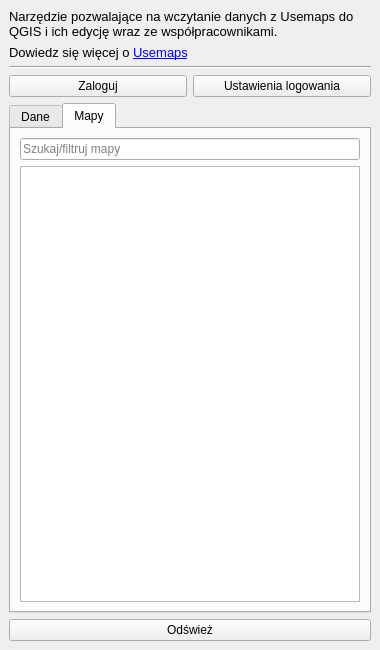
<?xml version="1.0" encoding="UTF-8"?>
<ui version="4.0">
 <class>UsemapsDockWidget</class>
 <widget class="QDockWidget" name="UsemapsDockWidget">
  <property name="geometry">
   <rect>
    <x>0</x>
    <y>0</y>
    <width>380</width>
    <height>650</height>
   </rect>
  </property>
  <property name="windowTitle">
   <string>Usemaps - platforma do współpracy na mapach</string>
  </property>
  <widget class="QWidget" name="dockWidgetContents">
   <layout class="QVBoxLayout" name="verticalLayout">
    <item>
     <widget class="QLabel" name="infoLabel">
      <property name="text">
       <string>&lt;html&gt;&lt;head/&gt;&lt;body&gt;&lt;p&gt;&lt;span style=&quot; font-size:10pt;&quot;&gt;Narzędzie pozwalające na wczytanie danych z Usemaps do QGIS i ich edycję wraz ze współpracownikami.&lt;/span&gt;&lt;/p&gt;&lt;/body&gt;&lt;/html&gt;</string>
      </property>
      <property name="wordWrap">
       <bool>true</bool>
      </property>
     </widget>
    </item>
    <item>
     <widget class="QLabel" name="moreinfoLabel">
      <property name="font">
       <font>
        <pointsize>8</pointsize>
        <weight>50</weight>
        <italic>false</italic>
        <bold>false</bold>
        <kerning>true</kerning>
       </font>
      </property>
      <property name="text">
       <string>&lt;html&gt;&lt;head/&gt;&lt;body&gt;&lt;p&gt;&lt;span style=&quot; font-size:10pt;&quot;&gt;Dowiedz się więcej o &lt;/span&gt;&lt;a href=&quot;https://usemaps.com/&quot;&gt;&lt;span style=&quot; font-size:10pt; text-decoration: underline; color:#0000ff;&quot;&gt;Usemaps&lt;/span&gt;&lt;/a&gt;&lt;/p&gt;&lt;/body&gt;&lt;/html&gt;</string>
      </property>
      <property name="textFormat">
       <enum>Qt::RichText</enum>
      </property>
      <property name="openExternalLinks">
       <bool>true</bool>
      </property>
     </widget>
    </item>
    <item>
     <widget class="Line" name="infoLine">
      <property name="orientation">
       <enum>Qt::Horizontal</enum>
      </property>
     </widget>
    </item>
    <item>
     <layout class="QHBoxLayout" name="horizontalLayout">
      <item>
       <widget class="QPushButton" name="connectButton">
        <property name="text">
         <string>Zaloguj</string>
        </property>
       </widget>
      </item>
      <item>
       <widget class="QPushButton" name="authSettingsButton">
        <property name="text">
         <string>Ustawienia logowania</string>
        </property>
       </widget>
      </item>
     </layout>
    </item>
    <item>
     <widget class="QTabWidget" name="tabWidget">
      <property name="currentIndex">
       <number>1</number>
      </property>
      <widget class="QWidget" name="dataTab">
       <attribute name="title">
        <string>Dane</string>
       </attribute>
       <layout class="QVBoxLayout" name="verticalLayout_3">
        <item>
         <widget class="QLineEdit" name="layerBrowser">
          <property name="placeholderText">
           <string>Szukaj/filtruj warstwy</string>
          </property>
         </widget>
        </item>
        <item>
         <widget class="QTreeView" name="layerTreeView">
          <property name="mouseTracking">
           <bool>false</bool>
          </property>
         </widget>
        </item>
       </layout>
      </widget>
      <widget class="QWidget" name="mapsTab">
       <attribute name="title">
        <string>Mapy</string>
       </attribute>
       <layout class="QVBoxLayout" name="verticalLayout_4">
        <item>
         <widget class="QLineEdit" name="mapBrowser">
          <property name="placeholderText">
           <string>Szukaj/filtruj mapy</string>
          </property>
         </widget>
        </item>
        <item>
         <widget class="QTableView" name="mapTableView">
          <property name="selectionBehavior">
           <enum>QAbstractItemView::SelectRows</enum>
          </property>
          <property name="sortingEnabled">
           <bool>true</bool>
          </property>
          <property name="showGrid">
           <bool>false</bool>
          </property>
          <attribute name="horizontalHeaderStretchLastSection">
           <bool>true</bool>
          </attribute>
          <attribute name="verticalHeaderVisible">
           <bool>false</bool>
          </attribute>
         </widget>
        </item>
       </layout>
      </widget>
     </widget>
    </item>
    <item>
     <widget class="QPushButton" name="refreshButton">
      <property name="text">
       <string>Odśwież</string>
      </property>
      <property name="default">
       <bool>false</bool>
      </property>
     </widget>
    </item>
   </layout>
  </widget>
 </widget>
 <resources/>
 <connections/>
</ui>
